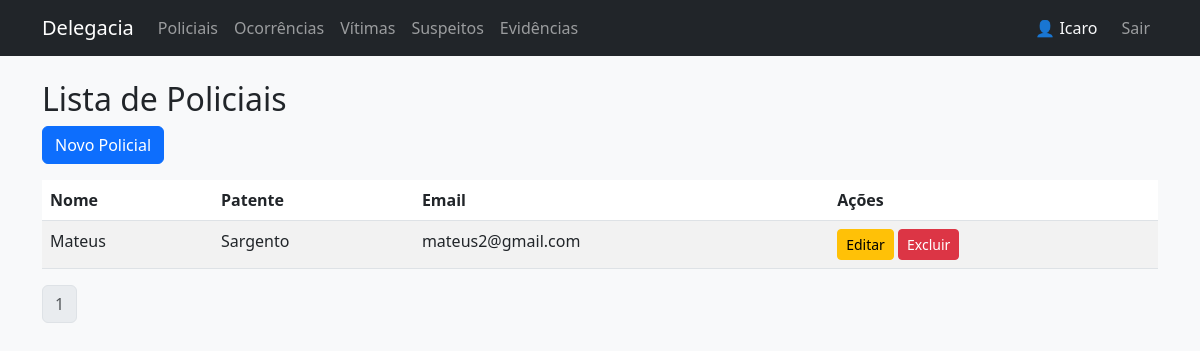
Screenshot of /policiais/ (signed in) with the database file from the repository.
### core/models.py (models this page shows, shortened)
class Policial(models.Model):
    nome = models.CharField(max_length=100)
    patente = models.CharField(max_length=50)
    matricula = models.CharField(max_length=20, unique=True)
    email = models.EmailField()
    telefone = models.CharField(max_length=15)

### core/views.py (the view)
# urls.py: path('policiais/', views.listar_policiais, name='listar_policiais'),
@login_required
def listar_policiais(request):
    policiais = Policial.objects.all()
    paginator = Paginator(policiais, 5)
    page = request.GET.get('page')
    policiais = paginator.get_page(page)
    return render(request, 'core/policial_list.html', {'policiais': policiais})

### core/templates/core/policial_list.html (shortened to what this page needs)
{% extends 'core/base.html' %}
{% block content %}
<h2>Lista de Policiais</h2>
<a href="{% url 'criar_policial' %}" class="btn btn-primary mb-3">Novo Policial</a>
<table class="table table-striped">
  <thead>
    <tr><th>Nome</th><th>Patente</th><th>Email</th><th>Ações</th></tr>
  </thead>
  <tbody>
    {% for p in policiais %}
      <tr>
        <td>{{ p.nome }}</td>
        <td>{{ p.patente }}</td>
        <td>{{ p.email }}</td>
        <td>
          <a href="{% url 'editar_policial' p.id %}" class="btn btn-sm btn-warning">Editar</a>
          <a href="{% url 'excluir_policial' p.id %}" class="btn btn-sm btn-danger">Excluir</a>
        </td>
      </tr>
    {% empty %}
      <tr><td colspan="4">Nenhum policial cadastrado.</td></tr>
    {% endfor %}
  </tbody>
</table>
<nav>
  <ul class="pagination">
    <li class="page-item disabled"><a class="page-link">{{ policiais.number }}</a></li>
  </ul>
</nav>
{% endblock %}

### core/templates/core/base.html (shortened to what this page needs)
<!DOCTYPE html>
<html lang="pt-br">
<head>
    <link rel="stylesheet" href="https://cdn.jsdelivr.net/npm/bootstrap@5.3.0/dist/css/bootstrap.min.css">
</head>
<body class="bg-light">
<nav class="navbar navbar-expand-lg navbar-dark bg-dark mb-4">
  <div class="container">
    <a class="navbar-brand" href="{% url 'home' %}">Delegacia</a>
    <div class="navbar-nav me-auto">
      {% if user.is_authenticated %}
        <a class="nav-link" href="{% url 'listar_policiais' %}">Policiais</a>
        <a class="nav-link" href="{% url 'listar_ocorrencias' %}">Ocorrências</a>
        <a class="nav-link" href="{% url 'listar_vitimas' %}">Vítimas</a>
        <a class="nav-link" href="{% url 'listar_suspeitos' %}">Suspeitos</a>
        <a class="nav-link" href="{% url 'listar_evidencias' %}">Evidências</a>
      {% endif %}
    </div>
    <div class="navbar-nav">
      {% if user.is_authenticated %}
        <span class="navbar-text text-light me-3">👤 {{ user.username }}</span>
        <a class="nav-link" href="{% url 'logout' %}">Sair</a>
      {% else %}
        <a class="nav-link" href="{% url 'login_usuario' %}">Entrar</a>
        <a class="nav-link" href="{% url 'registrar_usuario' %}">Registrar</a>
      {% endif %}
    </div>
  </div>
</nav>
<div class="container">
  {% block content %}{% endblock %}
</div>
</body>
</html>

### rows the page displays
Policial: nome "Mateus", patente "Sargento", email "mateus2@gmail.com"

### other values shown
{{ user.username }} "Icaro"
{{ policiais.number }} "1"
